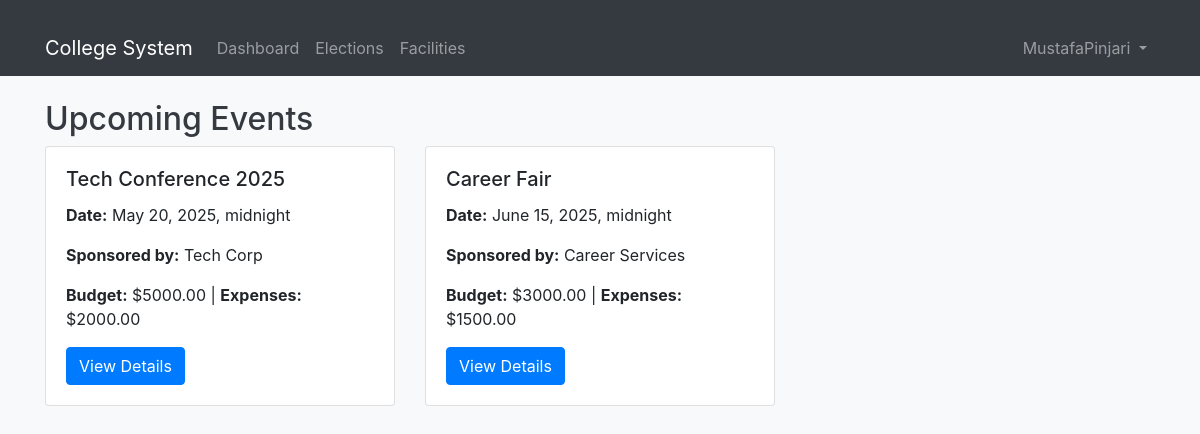
The app's page /facilities/events/ (signed in) with its own data.
### accounts/models.py (models this page shows, shortened)
class User(AbstractUser):
    ROLES = (
        ('student', 'Student'),
        ('faculty', 'Faculty'),
        ('admin', 'Administrator'),
        ('staff', 'Staff')  # Added staff role
    )
    DEPARTMENTS = (
        ('cs', 'Computer Science'),
        ('it', 'Information Technology'),
        ('ec', 'Electronics & Communication'),
        ('me', 'Mechanical Engineering'),
        ('ce', 'Civil Engineering'),
        ('admin', 'Administration')
    )
    role = models.CharField(max_length=20, choices=ROLES)
    department = models.CharField(max_length=100, choices=DEPARTMENTS)
    student_id = models.CharField(max_length=20, blank=True, null=True)
    phone = models.CharField(max_length=15)
    profile_picture = models.ImageField(upload_to='profile_pics/', blank=True, null=True)
    bio = models.TextField(max_length=500, blank=True)
    date_of_birth = models.DateField(null=True, blank=True)
    address = models.TextField(blank=True)
    emergency_contact = models.CharField(max_length=15, blank=True)
    linkedin_profile = models.URLField(max_length=200, blank=True)
    github_profile = models.URLField(max_length=200, blank=True)
    groups = models.ManyToManyField(
        'auth.Group',
        related_name='custom_user_set',
        blank=True,
        help_text='The groups this user belongs to.',
        verbose_name='groups',
    )
    user_permissions = models.ManyToManyField(
        'auth.Permission',
        related_name='custom_user_set',
        blank=True,
        help_text='Specific permissions for this user.',
        verbose_name='user permissions',
    )
    health_requests = models.TextField(blank=True)  # Field to store health requests
    leave_requests = models.TextField(blank=True)    # Field to store leave requests
    class Meta:
        permissions = [
            ("can_view_dashboard", "Can view dashboard"),
            ("can_manage_elections", "Can manage elections"),
            ("can_manage_facilities", "Can manage facilities"),
            ("can_handle_complaints", "Can handle complaints"),
        ]

### facilities/models.py (models this page shows, shortened)
class Event(models.Model):
    title = models.CharField(max_length=200)
    date = models.DateTimeField()
    sponsor = models.CharField(max_length=200)
    budget = models.DecimalField(max_digits=10, decimal_places=2)
    expenses = models.DecimalField(max_digits=10, decimal_places=2)

### facilities/views.py (the view)
# urls.py: path('events/', views.event_list, name='event_list'),
@login_required
def event_list(request):
    events = Event.objects.all()
    return render(request, 'facilities/event_list.html', {'events': events})

### facilities/templates/facilities/event_list.html (shortened to what this page needs)
{% extends 'base.html' %}
{% block content %}
<h2>Upcoming Events</h2>
<div class="row">
    {% for event in events %}
    <div class="col-md-4 mb-4">
        <div class="card">
            <div class="card-body">
                <h5 class="card-title">{{ event.title }}</h5>
                <p><strong>Date:</strong> {{ event.date }}</p>
                <p><strong>Sponsored by:</strong> {{ event.sponsor }}</p>
                <p><strong>Budget:</strong> ${{ event.budget }} | <strong>Expenses:</strong> ${{ event.expenses }}</p>
                <a href="{% url 'facilities:event_detail' event.id %}" class="btn btn-primary">View Details</a>
            </div>
        </div>
    </div>
    {% empty %}
    <div class="col-12">
        <p>No upcoming events.</p>
    </div>
    {% endfor %}
</div>
{% endblock %}

### templates/base.html (shortened to what this page needs)
{% load static %}
<!DOCTYPE html>
<html lang="en">
<head>
    <link href="https://cdn.jsdelivr.net/npm/bootstrap@5.1.3/dist/css/bootstrap.min.css" rel="stylesheet">
    <link href="https://stackpath.bootstrapcdn.com/bootstrap/4.5.2/css/bootstrap.min.css" rel="stylesheet">
    <link rel="stylesheet" href="{% static 'css/styles.css' %}">
    <link rel="stylesheet" href="https://cdnjs.cloudflare.com/ajax/libs/font-awesome/6.0.0-beta3/css/all.min.css">
    <link rel="stylesheet" href="https://cdnjs.cloudflare.com/ajax/libs/sweetalert/1.1.3/sweetalert.min.css">
</head>
<body>
    <nav class="navbar navbar-expand-lg navbar-dark bg-dark">
        <div class="container">
            <a class="navbar-brand" href="{% url 'accounts:dashboard' %}">College System</a>
            <div class="collapse navbar-collapse" id="navbarNav">
                {% if user.is_authenticated %}
                    <ul class="navbar-nav me-auto">
                        <li class="nav-item">
                            <a class="nav-link" href="{% url 'accounts:dashboard' %}">Dashboard</a>
                        </li>
                        <li class="nav-item">
                            <a class="nav-link" href="{% url 'elections:list' %}">Elections</a>
                        </li>
                        <li class="nav-item">
                            <a class="nav-link" href="{% url 'facilities:facility_list' %}">Facilities</a>
                        </li>
                    </ul>
                    <ul class="navbar-nav">
                        <li class="nav-item dropdown">
                            <a class="nav-link dropdown-toggle" href="#" id="navbarDropdown" role="button" data-bs-toggle="dropdown">
                                {{ user.get_full_name|default:user.username }}
                            </a>
                        </li>
                    </ul>
                {% endif %}
            </div>
        </div>
    </nav>
    <div class="container mt-4">
        {% block content %}{% endblock %}
    </div>
</body>
</html>

### static/css/styles.css (style rules this page uses)
body { background-color: #f8f9fa; }
h2, h3 { color: #343a40; }
.card { transition: transform 0.2s; }
.btn-primary { background-color: #007bff; border-color: #007bff; }
.container { margin-top: 20px; }

### records on screen
User: get_full_name "MustafaPinjari"
Event: title "Tech Conference 2025", date "May 20, 2025, midnight", sponsor "Tech Corp", budget "5000.00", expenses "2000.00"
Event: title "Career Fair", date "June 15, 2025, midnight", sponsor "Career Services", budget "3000.00", expenses "1500.00"
